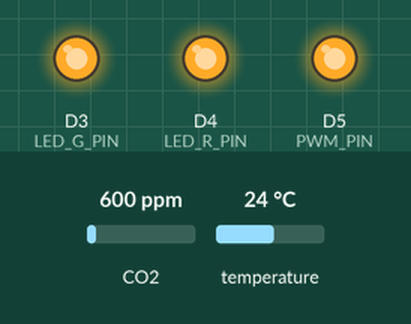
Simulated run of this sketch. Board: ESP8266 (NodeMCU). On the bench: output pins drawn as LEDs (lit = HIGH). Inputs (shaded band) come from the test bench; at power-on: CO2 600 ppm, temperature 24 °C. WiFi joins after 1.5 s; servers stay silent unless stated; what the sketch prints to the serial monitor is not drawn.

Above: at 0.1 s.
At 11.6 s:
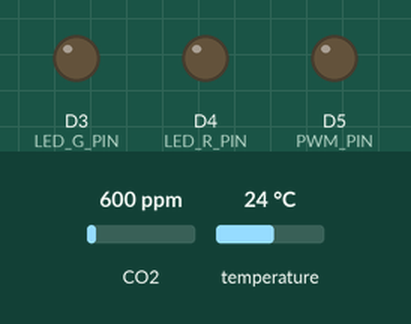
At 60.3 s:
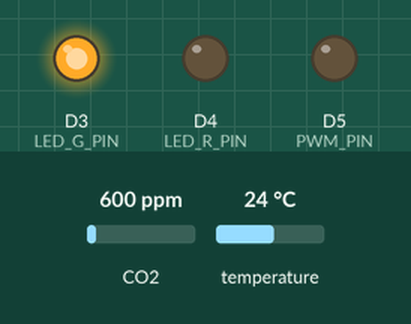
Timing chart, 0 to 61.8 s (numbered marks = the images above):
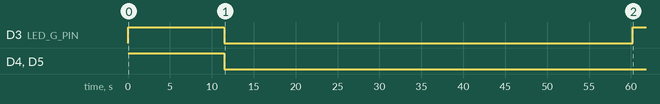

The sketch:

CO2_Ampel.ino
```cpp
// (licence header left out)
#include <Arduino.h>
#include "MHZ19.h"
#include <SoftwareSerial.h>        // Remove if using HardwareSerial or Arduino package without SoftwareSerial support
#include <ESP8266WiFi.h>
#include <ESP8266mDNS.h>
#include <ArduinoOTA.h>

// MH-Z19 hw setup
#define BAUDRATE 9600             // MH-Z19 serial connection baud rate (should not be changed)
#define RX_PIN D7                 // RX pin which the MHZ19 Tx pin is attached to
#define TX_PIN D6                 // TX pin which the MHZ19 Rx pin is attached to
#define PWM_PIN D5                // pin which the MHZ19 analogue PWM out pin is attached to

// signal LEDs hw setup
#define LED_Y_PIN D5              // pin which the yellow LED is attached to
#define LED_R_PIN D4              // pin which the red LED (or the red anode of an RGB LED) is attached to
#define LED_G_PIN D3              // pin which the greed LED (or the green anode of an RGB LED) is attached to

// WiFi & OTA passwords - adjust to your environment
#define STASSID "mySSID"      // WiFi SSID name to connect to
#define STAPSK  "myPass"      // WiFi WPA password
#define OTAPASS "otaPass"     // ArduinoOTA upload password

// Tago.io config: device token for the sensor - comment out or adjust to your environment
String Device_Token = "my-device-token";

// baud rate for the TTY serial port
const uint32_t SERIAL_SPEED = 115200;

// globals and class instatiations
MHZ19 myMHZ19;
SoftwareSerial mySerial(RX_PIN, TX_PIN);
WiFiClient client;
unsigned long lastread = 0;
const char* ssid = STASSID;
const char* password = STAPSK;

// CO2 status indicator variable: 0=red, 1=yellow, 2=green
unsigned int ampel = 3;

void setup() {
  pinMode(LED_R_PIN, OUTPUT);
  pinMode(LED_G_PIN, OUTPUT);
  pinMode(LED_Y_PIN, OUTPUT);
  digitalWrite(LED_R_PIN, HIGH);
  digitalWrite(LED_G_PIN, HIGH);
  digitalWrite(LED_Y_PIN, HIGH);

  // connect WiFi
  initWiFi();

  // Start serial port at Baud rate
  Serial.begin(SERIAL_SPEED);

  // init MH-Z19A CO2 sensor, give some time to heat up
  Serial.println("\r\nInitializing MH-Z19A CO2 sensor...");
  delay(5000);
  mySerial.begin(BAUDRATE);
  myMHZ19.begin(mySerial);
  if (myMHZ19.errorCode == 1) {  //OK: shut off all LED after successful sensor init
    digitalWrite(LED_Y_PIN, LOW);
    digitalWrite(LED_R_PIN, LOW);
    digitalWrite(LED_G_PIN, LOW);
  }
  else {  // restart the ESP if sensor was not ready
    Serial.println("Sensor did not respond, restarting microcontroller...");
    digitalWrite(LED_G_PIN, LOW);
    delay(500);
    ESP.restart();
  }


  // turn off sensor autocalibration - for manually calibration only; otherwise set to true!
  myMHZ19.autoCalibration(true);
  // set the sensor's measurement range to 0-3000ppm
  myMHZ19.setRange(3000);

  // fetch some config values from the sensor for debug purposes
  Serial.print(" - sensor range: "); Serial.println(myMHZ19.getRange());
  Serial.print(" - autocal status: "); Serial.println(myMHZ19.getABC());
  Serial.print(" - sensor accuracy: "); Serial.println(myMHZ19.getAccuracy());
  Serial.print(" - background CO2 val: "); Serial.println(myMHZ19.getBackgroundCO2());

  // Init mDNS & set device name
  if (MDNS.begin("esp-co2ampel")) {
    Serial.println("MDNS responder started");
  }

  // Init OTA
  initOTA();
  Serial.println("ArduinoOTA started");

}  // of method setup()

void loop() {
  MDNS.update();
  ArduinoOTA.handle();

  // update sensor reading every 1 minute
  if (millis() - lastread > 1*60*1000) {
    lastread = millis();
    int CO2;
    CO2 = myMHZ19.getCO2(false);     // Request CO2 (as ppm)
    Serial.print("CO2 (ppm): ");
    Serial.println(CO2);
    //activate for PWM value reading:
    //Serial.print("CO2 (PWM read): "); Serial.println(readPWM());

    if (CO2 > 0) {   // only accept valid readings
      int8_t mhTemp;
      mhTemp = myMHZ19.getTemperature();           // Request sensor internal temperature (as Celsius)
      Serial.print("MH-Z19A Temperature (C): ");
      Serial.println(mhTemp);

      // send values to Tago.io - comment out if you're not using Tago.io for sensor visualization
      httpPostTago(CO2, mhTemp);

      // change "traffic lights" color according to CO2 ppm value
      setAmpel(CO2);
    }
    else
      Serial.println("Invalid reading from MH-Z19B! Ignoring values.");
  }
}  // of method loop()

void setAmpel(int co2_val) {
  unsigned int neueAmpel;
  // values below 1000ppm are considered as good
  if (co2_val < 1000)
    neueAmpel = 2;
  // values between 1000 and 1800ppm are considered as "warning"
  if (co2_val >= 1000 && co2_val <= 1800)
    neueAmpel = 1;
  // values above 1800ppm are considered as bad
  if (co2_val > 1800)
    neueAmpel = 0;

  if (ampel != neueAmpel) {
    ampel = neueAmpel;
    digitalWrite(LED_R_PIN, (ampel == 0));
    digitalWrite(LED_Y_PIN, (ampel == 1));
    digitalWrite(LED_G_PIN, (ampel == 2));
    // for RGB-LED with common cathode, set both R+G to high to simualate a "yellowish" color
    // comment out if using dictinct LEDs per color
    if (ampel == 1) {
      digitalWrite(LED_G_PIN, HIGH);
      digitalWrite(LED_R_PIN, HIGH);
    }
  }
}

// helper function for connecting to WiFi
void initWiFi() {
  Serial.print("Attempting to connect to SSID: ");
  Serial.println(ssid);
  WiFi.mode(WIFI_STA);
  int tryout = 0;
  while (WiFi.status() != WL_CONNECTED && tryout++ < 3) {
    Serial.print(".");
    Serial.println(WiFi.begin(ssid, password));
    int wait = 0;
    while (WiFi.status() != WL_CONNECTED && wait++ < 12) {
      delay(500);
      Serial.print(".");
    }

    delay(5000);
  }
  if (WiFi.status() != WL_CONNECTED)  // reboot if WiFi cannot be connected
    ESP.restart();

  Serial.print("Connected to ");
  Serial.println(ssid);
  Serial.println(WiFi.localIP());
}

// this method makes a HTTP POST request to the Tago.io server:
void httpPostTago(int CO2, int8_t mhTemp) {
  // close any connection before send a new request.
  // This will free the socket on the WiFi shield
  client.stop();

  Serial.print("\nStarting connection to Tago.io server... ");
  // if you get a connection, report back via serial:
  String postData = String("[{\"variable\":\"co2_sensor_temp\", \"value\":") + String(mhTemp) + String(",\"unit\":\"C\"},")
    + String("{\"variable\":\"co2\", \"value\":") + String(CO2) + String(",\"unit\":\"ppm\"}]");
  String dev_token = String("Device-Token: ") + String(Device_Token);
  Serial.println(postData); Serial.println(dev_token);
  if (client.connect("api.tago.io", 80)) {
    Serial.println("connected to server");
    client.println("POST /data? HTTP/1.1");
    client.println("Host: api.tago.io");
    client.println("_ssl: false");                        // for non-secured connection, use this option "_ssl: false"
    client.println("Connection: close");
    client.println(dev_token);
    client.println("Content-Type: application/json");
    client.print("Content-Length: ");
    client.println(postData.length());
    client.println();
    client.println(postData);
    Serial.println("request sent");

    // the following code can be commented in if you like to check the return value from http request:
/*
       int httpStatus = 0;
        delay(10);
        // get reply headers and check result code
        while (client.connected()) {
          String line = client.readStringUntil('\n');
          Serial.println("POST -> " +line);
          if (line.startsWith("HTTP/")) {
            if (line.indexOf("200 OK", 4) > -1) {
              httpStatus = 200;
            }
          }
          if (line == "\r")  // end of headers reached
            break;
          yield();
        } // while
        // Get body of answer
        if (httpStatus == 200 && client.connected()) {
          yield();
          String line = client.readStringUntil('\n');
          Serial.println(line);
        }
*/

    client.stop();
  }
  else {
    Serial.println("connection failed");
  }
}

// helper function for reading analogue PWM value from the sensor
// formula taken from https://github.com/WifWaf/MH-Z19
int readPWM() {
  unsigned long th, tl, ppm_pwm = 0;
  do {
    th = pulseIn(PWM_PIN, HIGH, 1004000) / 1000;
    tl = 1004 - th;
    ppm_pwm = 5000 * (th - 2) / (th + tl - 4);
  } while (th == 0);
  Serial.print(F("\n # PPM PWM: "));
  Serial.println(ppm_pwm);
  return ppm_pwm;
}

// Init OTA (over-the-air-update)
void initOTA() {
  ArduinoOTA.setHostname("esp-co2ampel-OTA");
  ArduinoOTA.setPassword(OTAPASS);
  ArduinoOTA
    .onStart([]() {
      String type;
      if (ArduinoOTA.getCommand() == U_FLASH)
        type = "sketch";
      else // U_SPIFFS
        type = "filesystem";

      // NOTE: if updating SPIFFS this would be the place to unmount SPIFFS using SPIFFS.end()
      Serial.println("Start updating " + type);
    });
    ArduinoOTA.onEnd([]() {
      Serial.println("\nEnd");
    });
    ArduinoOTA.onProgress([](unsigned int progress, unsigned int total) {
      Serial.printf("Progress: %u%%\r", (progress / (total / 100)));
    });
    ArduinoOTA.onError([](ota_error_t error) {
      Serial.printf("Error[%u]: ", error);
      if (error == OTA_AUTH_ERROR) Serial.println("Auth Failed");
      else if (error == OTA_BEGIN_ERROR) Serial.println("Begin Failed");
      else if (error == OTA_CONNECT_ERROR) Serial.println("Connect Failed");
      else if (error == OTA_RECEIVE_ERROR) Serial.println("Receive Failed");
      else if (error == OTA_END_ERROR) Serial.println("End Failed");
    });
  ArduinoOTA.begin();
}
```

Measured:
- by itself, D3 (LED_G_PIN): HIGH → LOW at 11.5 s, → HIGH 48.7 s later
